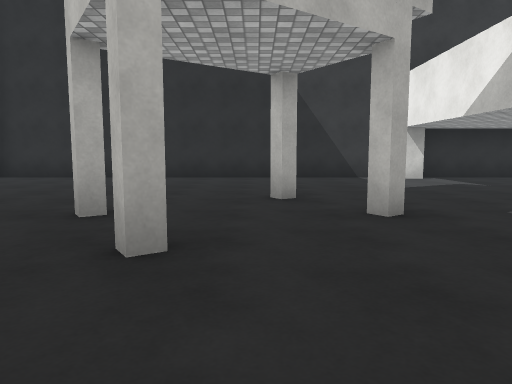
view 1 (above)

15 first-person views from a walk through a Unity game level. The camera is 1.2 m above the floor, tilts 6° down and sees 70° across. The floor is counted in squares, 2 m on a side. Each view is taken from the middle of a square. On the plan, view 1 faces up. The plan holds only what a view shows up to about 10 squares ahead; the rest is blank. The place goes on beyond the plan. The player is left out. Surface patterns are stand-ins for the level's own textures.

view 2
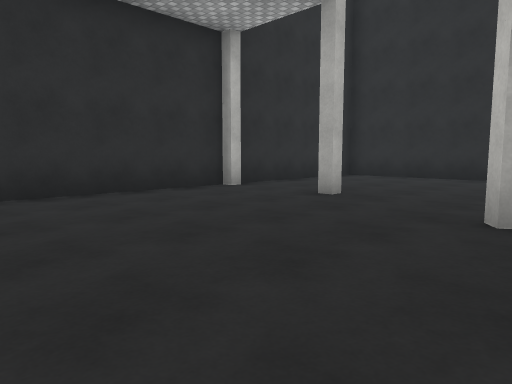

view 3
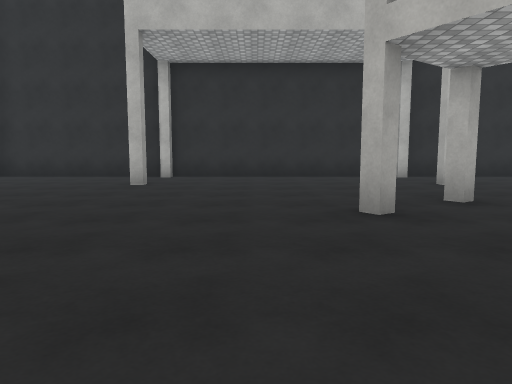

view 4
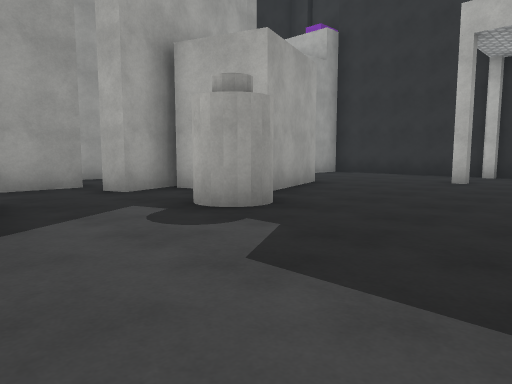

view 5
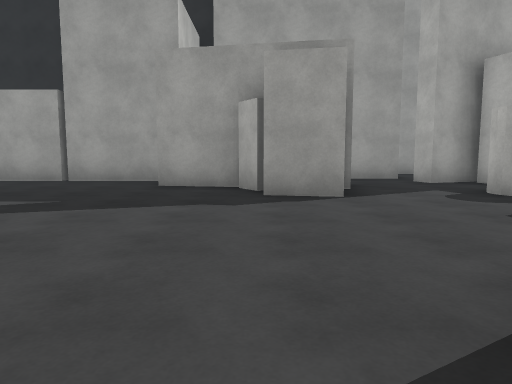

view 6
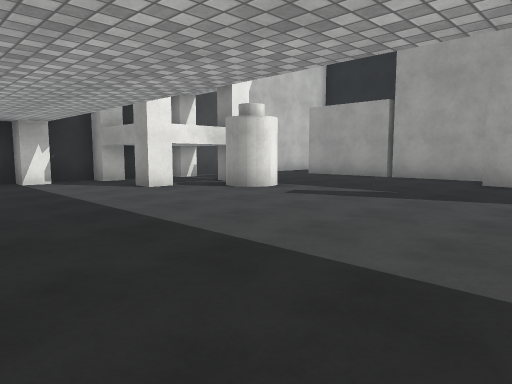

view 7
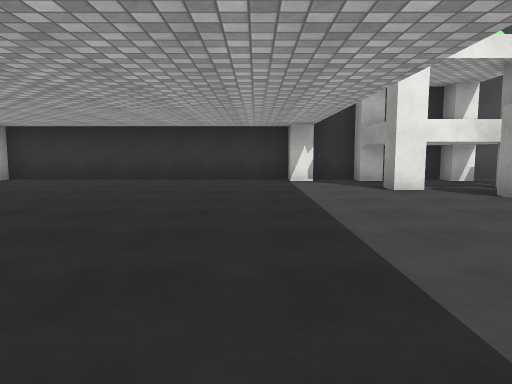

view 8
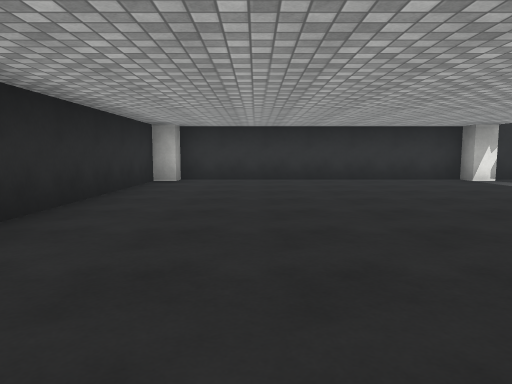

view 9
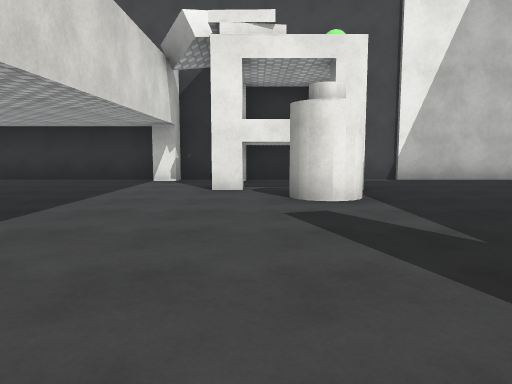

view 10
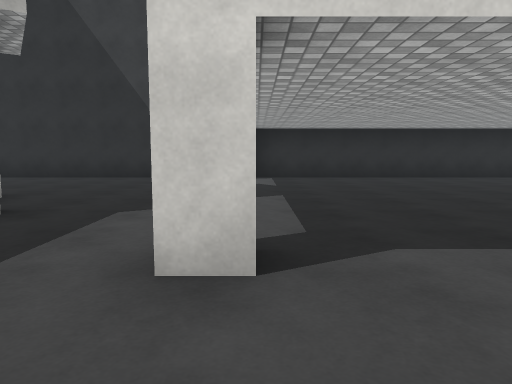

view 11
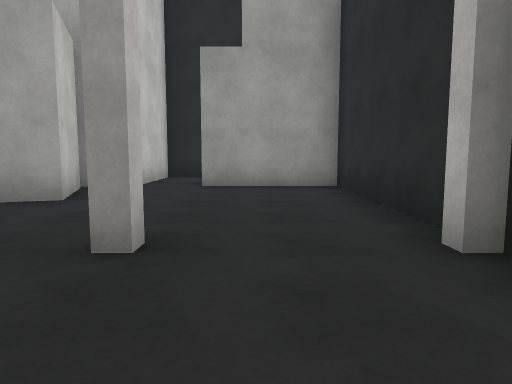

view 12
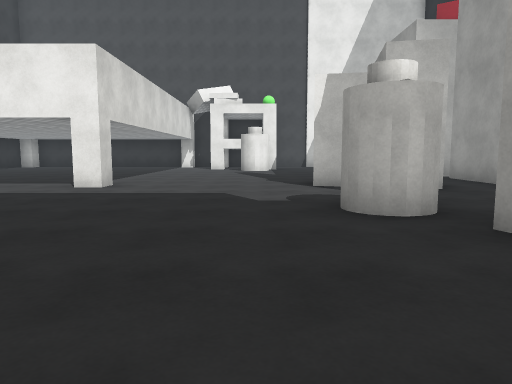

view 13
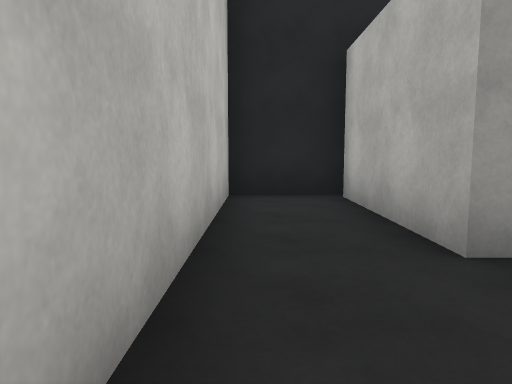

view 14
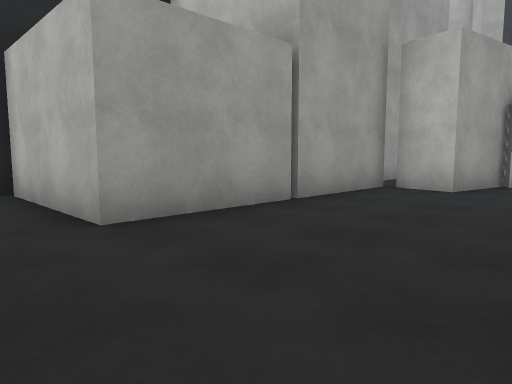

view 15
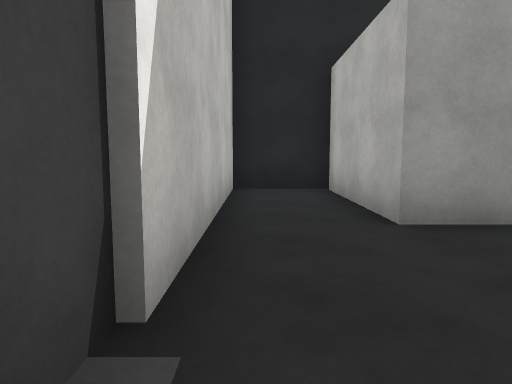

### Floor plan
Key: @ floor where view 1 was taken; # wall or solid block; . floor; B block; O other object.
Columns run from 7 left of view 1 to 14 right of it. Each row starts with its distance up from view 1.
 10  ####################
  9  ..........#........##
  8 #....................#
  7 #....................#
  6 #....................#
  5 #..#...#.............#
  4 #....#..#............#
  3 #....................#
  2 #.....#....#........##
  1 #....................#
  0 #......@..........####
 -1 #..#.............O####
 -2 #.......O..B.........#
 -3 #......#O..B#........#
 -4 #....###...####......#
 -5 #....####.....#####..#
 -6 ####.#  #######   #..#
 -7     .#            #..#
 -8    ..#            #..#
 -9    ###            ####

Positions as (right, up) in squares from view 1, and headings:
1: (0, 0), facing up
2: (-1, 0), facing up-left
3: (3, 1), facing left
4: (4, 1), facing down-left
5: (5, 3), facing down
6: (5, 4), facing down-right
7: (5, 3), facing right
8: (5, 7), facing right
9: (5, 0), facing right
10: (4, 0), facing up
11: (-5, 1), facing down
12: (-3, -1), facing right
13: (13, -3), facing down
14: (13, -2), facing down-left
15: (13, -2), facing down
